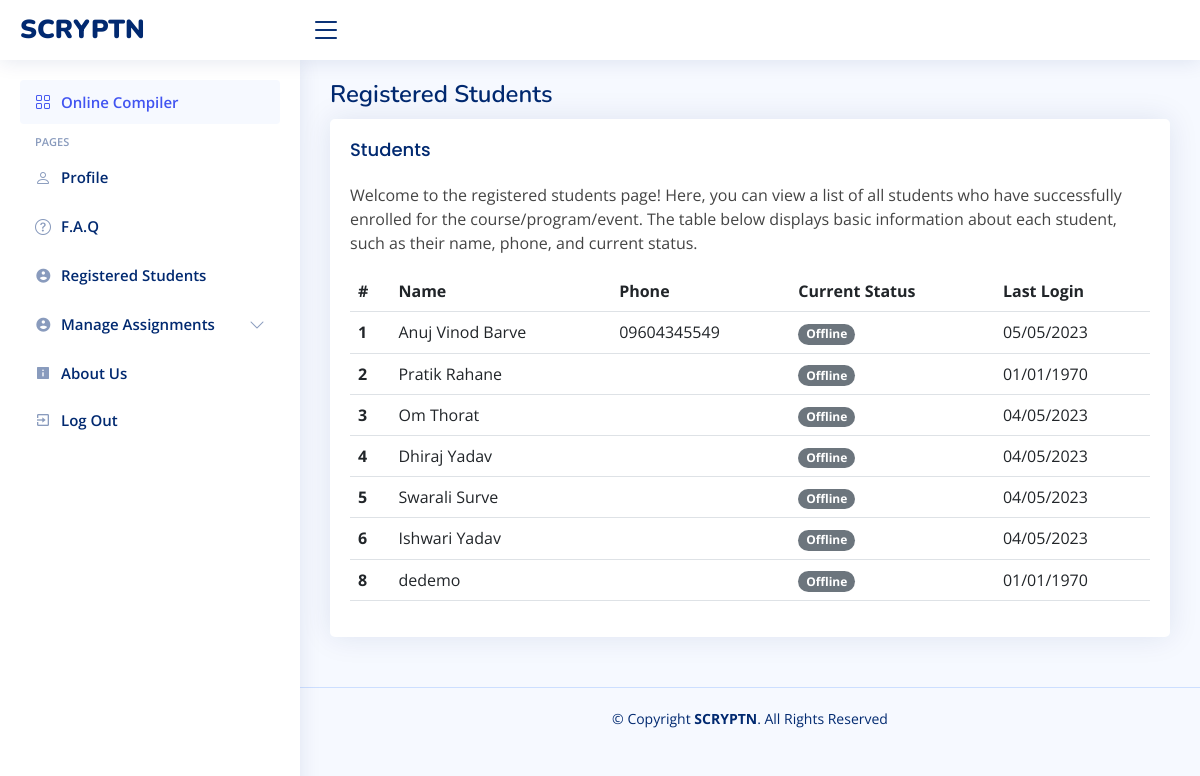
/teacher/students.php, run on an earlier commit of the app's database.
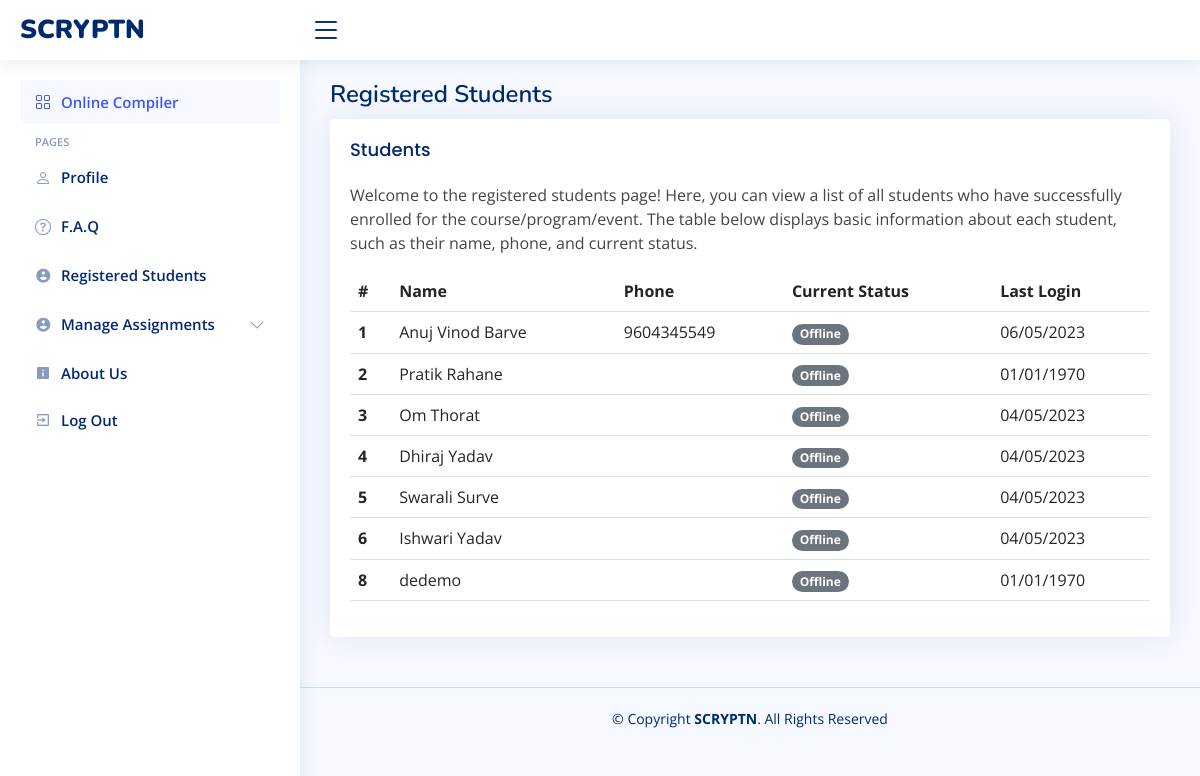
And on a later commit of the database.
### tables this page shows
CREATE TABLE `users` (
  `userID` int(11) NOT NULL,
  `userName` varchar(128) NOT NULL,
  `userEmail` varchar(128) NOT NULL,
  `userAddr` varchar(255) DEFAULT NULL,
  `userPhone` varchar(255) DEFAULT NULL,
  `userUid` varchar(128) NOT NULL,
  `userPwd` varchar(128) NOT NULL,
  `user_ln` text DEFAULT NULL,
  `user_gh` text DEFAULT NULL,
  `user_in` varchar(255) DEFAULT NULL,
  `user_tw` varchar(255) DEFAULT NULL,
  `user_desc` text DEFAULT NULL,
  `user_photo` varchar(255) DEFAULT NULL,
  `last_login` bigint(20) DEFAULT NULL,
  `assigned_course` int(11) DEFAULT NULL
);

### teacher/students.php (the view, shortened to what this page needs)
<!DOCTYPE html>
<html lang="en">
<head>
    <link href="../assets/vendor/bootstrap/css/bootstrap.min.css" rel="stylesheet">
    <link href="../assets/vendor/bootstrap-icons/bootstrap-icons.css" rel="stylesheet">
    <link href="../assets/vendor/boxicons/css/boxicons.min.css" rel="stylesheet">
    <link href="../assets/vendor/quill/quill.snow.css" rel="stylesheet">
    <link href="../assets/vendor/quill/quill.bubble.css" rel="stylesheet">
    <link href="../assets/vendor/remixicon/remixicon.css" rel="stylesheet">
    <link href="../assets/vendor/simple-datatables/style.css" rel="stylesheet">
    <link href="../assets/css/style.css" rel="stylesheet">
</head>
<body>
    <?php include './includes/header.php'; ?>
    <?php include './includes/sidenav.php'; ?>
    <main id="main" class="main">
        <div class="pagetitle">
            <h1>Registered Students</h1>
        </div>
        <section class="section">
      <div class="row">
        <div class="col-lg-12">
          <div class="card">
            <div class="card-body">
              <h5 class="card-title">Students</h5>
              <p>Welcome to the registered students page! Here, you can view a list of all students who have successfully enrolled for the course/program/event. The table below displays basic information about each student, such as their name, phone, and current status.</p>
              <table class="table datatable">
                <thead>
                  <tr>
                    <th scope="col">#</th>
                    <th scope="col">Name</th>
                    <th scope="col">Phone</th>
                    <th scope="col">Current Status</th>
                    <th scope="col">Last Login</th>
                  </tr>
                </thead>
                <tbody>
                <?php
                $servername = "localhost";
                $username = "root";
                $password = "";
                $databasename = "scr";
                $conn = new mysqli(
                    $servername,
                    $username,
                    $password,
                    $databasename
                );
                $query_file = "SELECT * FROM `users`";
                $time = time();
                $result_file = $conn->query($query_file);
                if ($result_file->num_rows > 0) {
                    while ($row = $result_file->fetch_assoc()) {
                        $date = date('d/m/Y',$row['last_login']);
                        $status = 'Offline';
                        if($row['last_login']>$time)
                        {
                            $status = 'Online';
                            $class = 'bg-success';
                        }
                        else
                        {
                            $status = 'Offline';
                            $class = 'bg-secondary';
                        }
                        echo "<tr>";
                        echo "<th scope='row'>".$row['userID']."</th>";
                        echo "<td>".$row['userName']."</td>";
                        echo "<td>".$row['userPhone']."</td>";
                        echo "<td><span class='badge rounded-pill $class'>".$status."</span></td>";
                        echo "<td>".$date."</td>";
                        echo "</tr>";
                    }
                } else {
                    echo "0 results";
                }
                ?>
                </tbody>
              </table>
            </div>
          </div>
        </div>
      </div>
    </section>
    </main>
    <footer id="footer" class="footer">
        <div class="copyright">
            &copy; Copyright <strong><span>SCRYPTN</span></strong>. All Rights Reserved
        </div>
    </footer>
</body>
</html>

What changed in the data, as far as the page shows it:
changed users "Anuj Vinod Barve": userPhone "09604345549" → "9604345549"; last_login "05/05/2023" → "06/05/2023"
